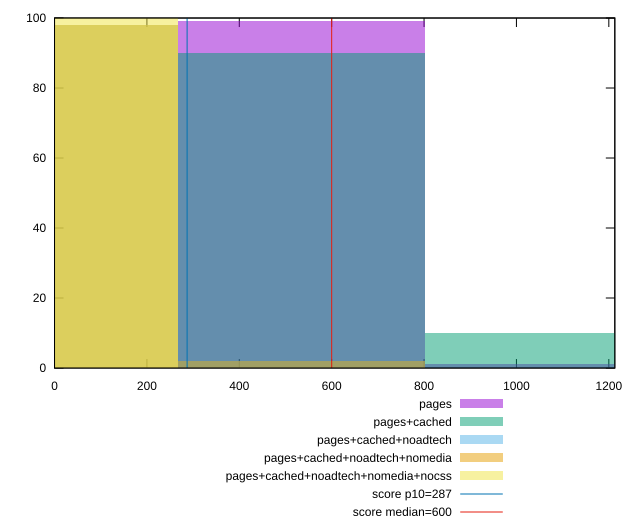

Source code (gnuplot):
reset

$pages <<EOF
534.6044358686717 99
1069.2088717373433 1
EOF

$pagesCached <<EOF
534.6044358686717 90
1069.2088717373433 10
EOF

$pagesCachedNoadtech <<EOF
0 98
534.6044358686717 2
EOF

$pagesCachedNoadtechNomedia <<EOF
0 98
534.6044358686717 2
EOF

$pagesCachedNoadtechNomediaNocss <<EOF
0 100
EOF

set key outside below
set boxwidth 534.6044358686717
set xrange [0:1213]
set yrange [0:100]
set trange [0:100]
set style fill transparent solid 0.5 noborder

set parametric
set terminal svg size 640, 530 enhanced background rgb 'white'
set output "report_00022_2021-02-20T12:08:46.964Z/total-blocking-time/comparison/histogram/all_raw.svg"

plot $pages title "pages" with boxes, \
     $pagesCached title "pages+cached" with boxes, \
     $pagesCachedNoadtech title "pages+cached+noadtech" with boxes, \
     $pagesCachedNoadtechNomedia title "pages+cached+noadtech+nomedia" with boxes, \
     $pagesCachedNoadtechNomediaNocss title "pages+cached+noadtech+nomedia+nocss" with boxes, \
     287,t title "score p10=287", \
     600,t title "score median=600"

reset
